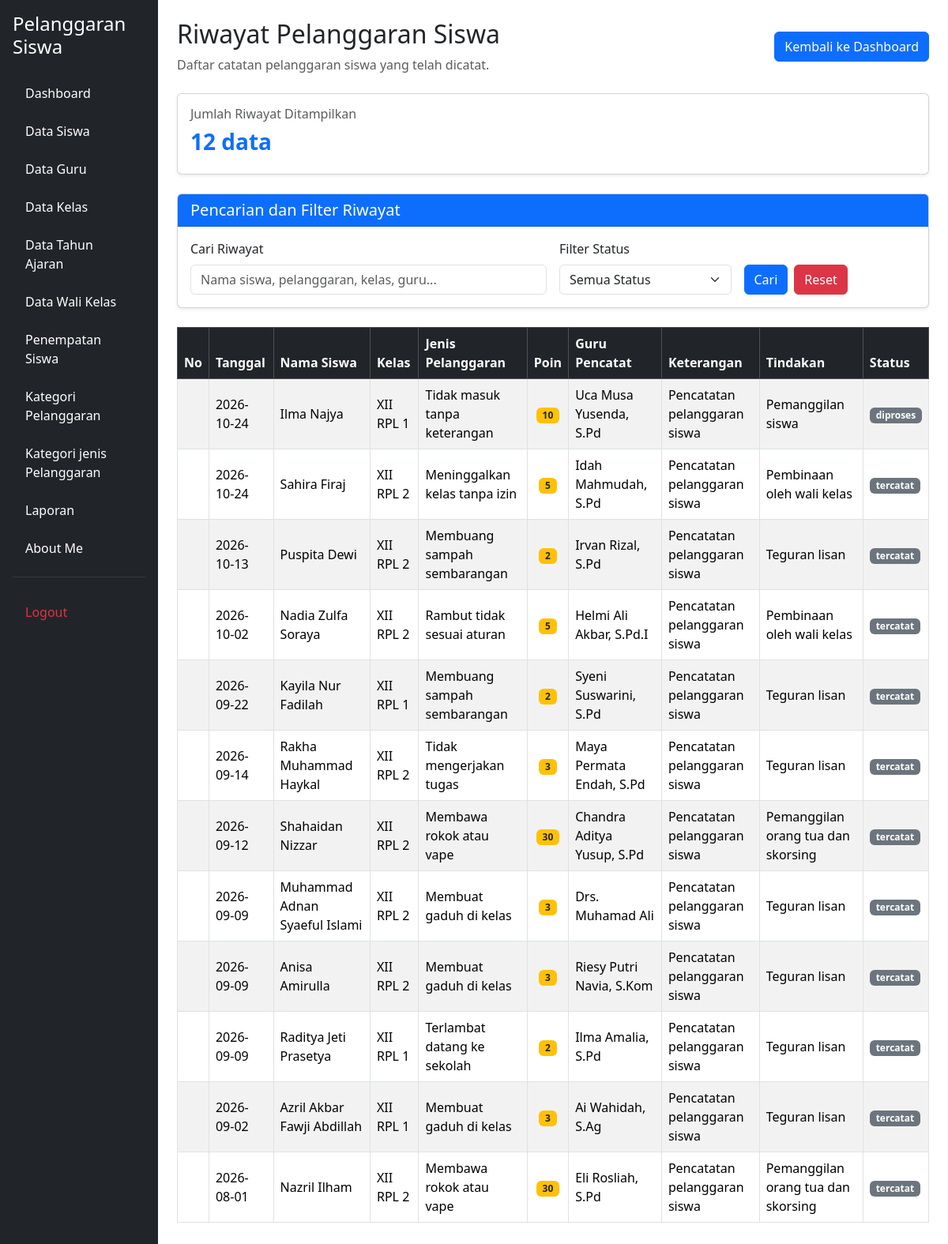
Screenshot of /riwayat.php (signed in) with the database file from the repository.
### tables this page shows
CREATE TABLE `t_pelanggaran_siswa` (
  `id` int(11) NOT NULL,
  `tahun_ajaran_id` int(11) DEFAULT NULL,
  `siswa_id` int(11) DEFAULT NULL,
  `nama_siswa` varchar(150) NOT NULL,
  `kelas_id` int(11) DEFAULT NULL,
  `nama_kelas` varchar(100) NOT NULL,
  `pelanggaran_id` int(11) DEFAULT NULL,
  `nama_pelanggaran` varchar(150) NOT NULL,
  `pelanggaran_kategori_id` int(11) DEFAULT NULL,
  `guru_id` int(11) DEFAULT NULL,
  `nama_guru` varchar(150) NOT NULL,
  `tanggal` date DEFAULT NULL,
  `keterangan` text NOT NULL,
  `poin` int(11) NOT NULL,
  `tindakan` text NOT NULL,
  `status` varchar(30) NOT NULL,
  `created_at` timestamp NOT NULL DEFAULT current_timestamp(),
  `updated_at` timestamp NOT NULL DEFAULT current_timestamp()
);

### riwayat.php (the view, shortened to what this page needs)
<?php
include 'config/koneksi.php';
$cari = isset($_GET['cari'])
    ? mysqli_real_escape_string($koneksi, trim($_GET['cari']))
    : '';
$sql = "SELECT *
        FROM t_pelanggaran_siswa
        WHERE 1=1";
$sql .= " ORDER BY tanggal DESC, id DESC";
$query = mysqli_query($koneksi, $sql);
$jumlah = mysqli_num_rows($query);
?>
<!DOCTYPE html>
<html lang="id">
<head>
    <link href="https://cdn.jsdelivr.net/npm/bootstrap@5.3.8/dist/css/bootstrap.min.css"
          rel="stylesheet">
    <link href="https://cdn.datatables.net/2.3.4/css/dataTables.bootstrap5.min.css"
          rel="stylesheet">
</head>
<body>
<div class="container-fluid">
    <div class="row">
        <?php include 'layout/sidebar.php'; ?>
        <main class="col-md-9 col-lg-10 p-4">
            <div class="d-flex justify-content-between align-items-center mb-4 flex-wrap gap-2">
                <div>
                    <h2>Riwayat Pelanggaran Siswa</h2>
                    <p class="text-muted mb-0">
                        Daftar catatan pelanggaran siswa yang telah dicatat.
                    </p>
                </div>
                <a href="dashboard.php" class="btn btn-primary">
                    Kembali ke Dashboard
                </a>
            </div>
            <div class="card shadow-sm mb-4">
                <div class="card-body">
                    <h6 class="text-muted">Jumlah Riwayat Ditampilkan</h6>
                    <h3 class="fw-bold text-primary">
                        <?= $jumlah; ?> data
                    </h3>
                </div>
            </div>
            <div class="card shadow-sm mb-4">
                <div class="card-header bg-primary text-white">
                    <h5 class="mb-0">Pencarian dan Filter Riwayat</h5>
                </div>
                <div class="card-body">
                    <form method="GET" action="riwayat.php">
                        <div class="row g-3">
                            <div class="col-md-6">
                                <label for="cari" class="form-label">
                                    Cari Riwayat
                                </label>
                                <input
                                    type="text"
                                    name="cari"
                                    id="cari"
                                    class="form-control"
                                    placeholder="Nama siswa, pelanggaran, kelas, guru..."
                                    value="<?= htmlspecialchars($cari); ?>">
                            </div>
                            <div class="col-md-3">
                                <label for="status" class="form-label">
                                    Filter Status
                                </label>
                                <select name="status" id="status"
                                        class="form-select">
                                    <option value="">Semua Status</option>
                                </select>
                            </div>
                            <div class="col-md-3 d-flex align-items-end gap-2">
                                <button type="submit" class="btn btn-primary">
                                    Cari
                                </button>
                                <a href="riwayat.php" class="btn btn-danger">
                                    Reset
                                </a>
                            </div>
                        </div>
                    </form>
                </div>
            </div>
                        <table id="tabelRiwayat"
                               class="table table-striped table-bordered table-hover align-middle">
                            <thead class="table-dark">
                                <tr>
                                    <th>No</th>
                                    <th>Tanggal</th>
                                    <th>Nama Siswa</th>
                                    <th>Kelas</th>
                                    <th>Jenis Pelanggaran</th>
                                    <th>Poin</th>
                                    <th>Guru Pencatat</th>
                                    <th>Keterangan</th>
                                    <th>Tindakan</th>
                                    <th>Status</th>
                                </tr>
                            </thead>
                            <tbody>
                                <?php while ($data = mysqli_fetch_assoc($query)) { ?>
                                    <tr>
                                        <td></td>
                                        <td>
                                            <?= htmlspecialchars($data['tanggal'] ?? '-'); ?>
                                        </td>
                                        <td>
                                            <?= htmlspecialchars($data['nama_siswa'] ?? '-'); ?>
                                        </td>
                                        <td>
                                            <?= htmlspecialchars($data['nama_kelas'] ?? '-'); ?>
                                        </td>
                                        <td>
                                            <?= htmlspecialchars($data['nama_pelanggaran'] ?? '-'); ?>
                                        </td>
                                        <td class="text-center">
                                            <span class="badge bg-warning text-dark">
                                                <?= htmlspecialchars((string) ($data['poin'] ?? 0)); ?>
                                            </span>
                                        </td>
                                        <td>
                                            <?= htmlspecialchars($data['nama_guru'] ?? '-'); ?>
                                        </td>
                                        <td>
                                            <?= htmlspecialchars($data['keterangan'] ?? '-'); ?>
                                        </td>
                                        <td>
                                            <?= htmlspecialchars($data['tindakan'] ?? '-'); ?>
                                        </td>
                                        <td>
                                            <?php
                                            $status_data = strtolower(
                                                trim($data['status'] ?? '')
                                            );
                                            if ($status_data == 'selesai') {
                                                echo '<span class="badge bg-success">Selesai</span>';
                                            } elseif (
                                                $status_data == 'belum' ||
                                                $status_data == 'belum ditindak'
                                            ) {
                                                echo '<span class="badge bg-danger">Belum Ditindak</span>';
                                            } else {
                                                echo '<span class="badge bg-secondary">'
                                                    . htmlspecialchars($data['status'] ?? '-')
                                                    . '</span>';
                                            }
                                            ?>
                                        </td>
                                    </tr>
                                <?php } ?>
                            </tbody>
                        </table>
                    </div>
                </div>
</body>
</html>

### rows the page displays
t_pelanggaran_siswa: tanggal "2026-10-24", nama_siswa "Ilma Najya", nama_kelas "XII RPL 1", nama_pelanggaran "Tidak masuk tanpa keterangan", poin "10", nama_guru "Uca Musa Yusenda, S.Pd", keterangan "Pencatatan pelanggaran siswa", tindakan "Pemanggilan siswa", status "diproses"
t_pelanggaran_siswa: tanggal "2026-10-24", nama_siswa "Sahira Firaj", nama_kelas "XII RPL 2", nama_pelanggaran "Meninggalkan kelas tanpa izin", poin "5", nama_guru "Idah Mahmudah, S.Pd", keterangan "Pencatatan pelanggaran siswa", tindakan "Pembinaan oleh wali kelas", status "tercatat"
t_pelanggaran_siswa: tanggal "2026-10-13", nama_siswa "Puspita Dewi", nama_kelas "XII RPL 2", nama_pelanggaran "Membuang sampah sembarangan", poin "2", nama_guru "Irvan Rizal, S.Pd", keterangan "Pencatatan pelanggaran siswa", tindakan "Teguran lisan", status "tercatat"
t_pelanggaran_siswa: tanggal "2026-10-02", nama_siswa "Nadia Zulfa Soraya", nama_kelas "XII RPL 2", nama_pelanggaran "Rambut tidak sesuai aturan", poin "5", nama_guru "Helmi Ali Akbar, S.Pd.I", keterangan "Pencatatan pelanggaran siswa", tindakan "Pembinaan oleh wali kelas", status "tercatat"
t_pelanggaran_siswa: tanggal "2026-09-22", nama_siswa "Kayila Nur Fadilah", nama_kelas "XII RPL 1", nama_pelanggaran "Membuang sampah sembarangan", poin "2", nama_guru "Syeni Suswarini, S.Pd", keterangan "Pencatatan pelanggaran siswa", tindakan "Teguran lisan", status "tercatat"
t_pelanggaran_siswa: tanggal "2026-09-14", nama_siswa "Rakha Muhammad Haykal", nama_kelas "XII RPL 2", nama_pelanggaran "Tidak mengerjakan tugas", poin "3", nama_guru "Maya Permata Endah, S.Pd", keterangan "Pencatatan pelanggaran siswa", tindakan "Teguran lisan", status "tercatat"
t_pelanggaran_siswa: tanggal "2026-09-12", nama_siswa "Shahaidan Nizzar", nama_kelas "XII RPL 2", nama_pelanggaran "Membawa rokok atau vape", poin "30", nama_guru "Chandra Aditya Yusup, S.Pd", keterangan "Pencatatan pelanggaran siswa", tindakan "Pemanggilan orang tua dan skorsing", status "tercatat"
t_pelanggaran_siswa: tanggal "2026-09-09", nama_siswa "Muhammad Adnan Syaeful Islami", nama_kelas "XII RPL 2", nama_pelanggaran "Membuat gaduh di kelas", poin "3", nama_guru "Drs. Muhamad Ali", keterangan "Pencatatan pelanggaran siswa", tindakan "Teguran lisan", status "tercatat"
t_pelanggaran_siswa: tanggal "2026-09-09", nama_siswa "Anisa Amirulla", nama_kelas "XII RPL 2", nama_pelanggaran "Membuat gaduh di kelas", poin "3", nama_guru "Riesy Putri Navia, S.Kom", keterangan "Pencatatan pelanggaran siswa", tindakan "Teguran lisan", status "tercatat"
t_pelanggaran_siswa: tanggal "2026-09-09", nama_siswa "Raditya Jeti Prasetya", nama_kelas "XII RPL 1", nama_pelanggaran "Terlambat datang ke sekolah", poin "2", nama_guru "Ilma Amalia, S.Pd", keterangan "Pencatatan pelanggaran siswa", tindakan "Teguran lisan", status "tercatat"
t_pelanggaran_siswa: tanggal "2026-09-02", nama_siswa "Azril Akbar Fawji Abdillah", nama_kelas "XII RPL 1", nama_pelanggaran "Membuat gaduh di kelas", poin "3", nama_guru "Ai Wahidah, S.Ag", keterangan "Pencatatan pelanggaran siswa", tindakan "Teguran lisan", status "tercatat"
t_pelanggaran_siswa: tanggal "2026-08-01", nama_siswa "Nazril Ilham", nama_kelas "XII RPL 2", nama_pelanggaran "Membawa rokok atau vape", poin "30", nama_guru "Eli Rosliah, S.Pd", keterangan "Pencatatan pelanggaran siswa", tindakan "Pemanggilan orang tua dan skorsing", status "tercatat"

### other values shown
$jumlah "12"
